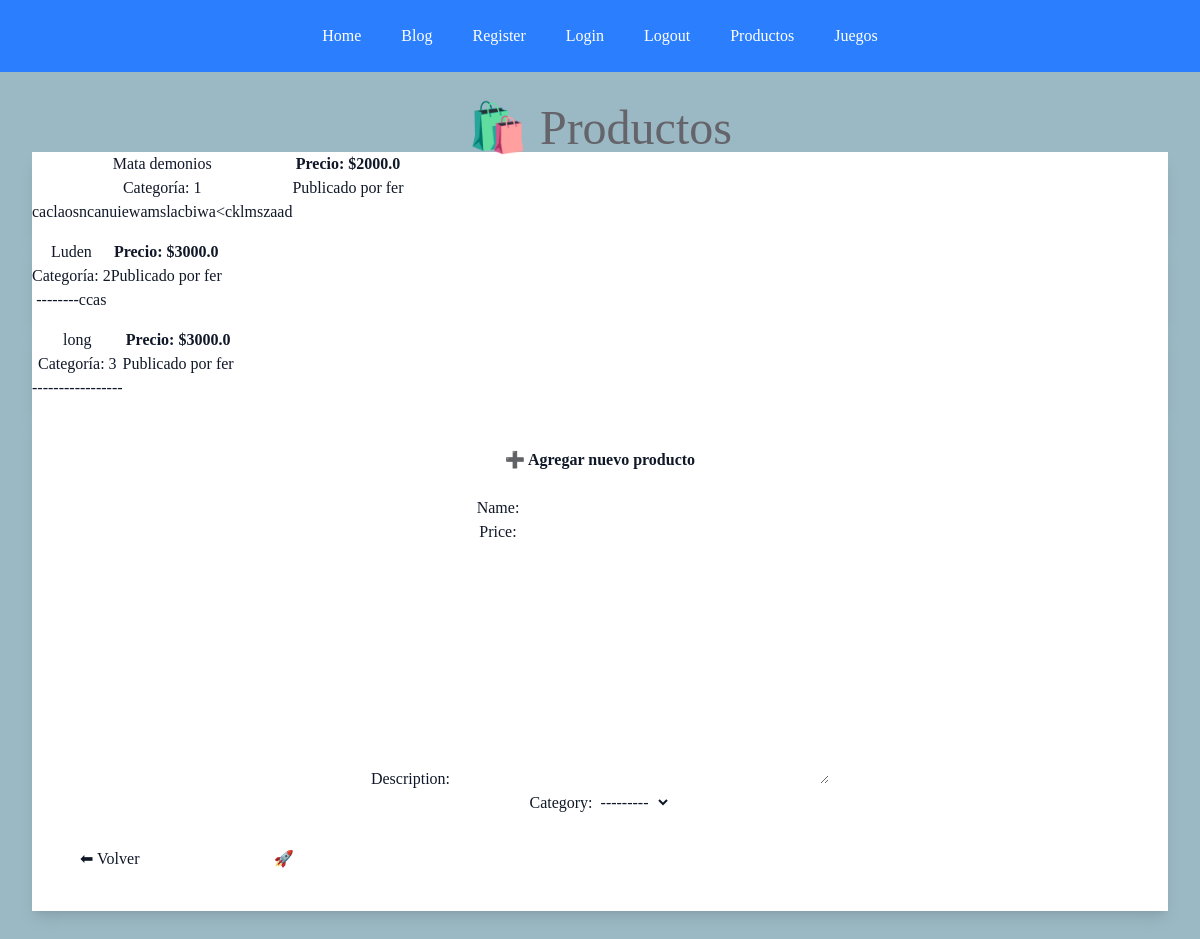
Screenshot of /products/ (signed in) with the database file from the repository.
### products/models.py (models this page shows, shortened)
class Product(models.Model):
 name = models.CharField(max_length=100)
 price = models.FloatField()
 description = models.TextField()
 category = models.CharField(max_length=3, choices=CATEGORIAS)
 user = models.ForeignKey(User, on_delete=models.CASCADE)
 date_published = models.DateTimeField(auto_now_add=True)

### products/views.py (the view)
# urls.py: path('', views.product_list_view, name='list'),
@login_required(login_url="/users/login/")
def product_list_view(request):
    product_list = Product.objects.all()[:20]
    form = UploadProduct()
    return render(request, 'products/list.html', {'product_list': product_list, 'form': form})

### products/forms.py
class UploadProduct(forms.ModelForm):
    class Meta:
        model = Product
        fields = ['name','price','description','category']

### products/templates/products/list.html (shortened to what this page needs)
{% extends "base.html" %} {% block content %}
<h1
  class="text-5xl font-extrabold text-center mb-10 text-blue-600 dark:text-blue-400"
>
  🛍️ Productos
</h1>
<div class="grid grid-cols-1 sm:grid-cols-2 lg:grid-cols-3 gap-8">
  {% for product in product_list %}
  <div
    class="bg-white dark:bg-gray-800 rounded-2xl shadow-lg hover:shadow-2xl transition p-6 flex flex-col justify-between"
  >
    <div>
      <h2 class="text-2xl font-semibold mb-2 text-blue-700 dark:text-blue-300">
        {{ product.name }}
      </h2>
      <p class="text-sm text-gray-500 dark:text-gray-400 mb-2">
        Categoría: {{ product.category }}
      </p>
      <p class="text-gray-700 dark:text-gray-300 mb-4">
        {{ product.description }}
      </p>
    </div>
    <div class="mt-auto">
      <p class="text-lg font-bold text-green-600 dark:text-green-400 mb-2">
        Precio: ${{ product.price }}
      </p>
      <p class="text-sm text-gray-500 dark:text-gray-400">
        Publicado por
        <span class="font-medium">{{ product.user.username }}</span>
      </p>
    </div>
  </div>
  {% empty %}
  <p class="text-center text-gray-500 dark:text-gray-400 text-lg">
    No hay productos aún 😢
  </p>
  {% endfor %}
</div>
<div
  class="mt-12 max-w-xl mx-auto bg-white dark:bg-gray-800 p-8 rounded-2xl shadow-lg"
>
  <h2
    class="text-3xl font-bold text-center mb-6 text-blue-600 dark:text-blue-400"
  >
    ➕ Agregar nuevo producto
  </h2>
  <form
    action="{% url 'products:new' %}"
    method="post"
    enctype="multipart/form-data"
    class="space-y-4"
  >
    <div class="space-y-3">{{ form.as_p }}</div>
    <div class="flex justify-between items-center mt-6">
      <a
        href="{% url 'home' %}"
        class="bg-gray-300 dark:bg-gray-700 text-gray-900 dark:text-gray-100 px-4 py-2 rounded-lg hover:bg-gray-400 dark:hover:bg-gray-600 transition"
      >
        ⬅ Volver
      </a>
      <button
        type="submit"
        class="bg-blue-600 hover:bg-blue-700 dark:bg-blue-700 dark:hover:bg-blue-600 text-white px-5 py-2 rounded-lg font-semibold transition"
      >
        Publicar producto 🚀
      </button>
    </div>
  </form>
</div>
{% endblock %}

### proyecto/static/css/style.css (style rules this page uses)
body { font-family: "Times New Roman", Times, serif; background-color: #9bb9c4; text-align: center; }
h1 { color: #64646a; }

### rows the page displays
Product: name "Mata demonios", category "1", description "caclaosncanuiewamslacbiwa<cklmszaad", price "2000.0", user.username "fer"
Product: name "Luden", category "2", description "--------ccas", price "3000.0", user.username "fer"
Product: name "long", category "3", description "-----------------", price "3000.0", user.username "fer"
